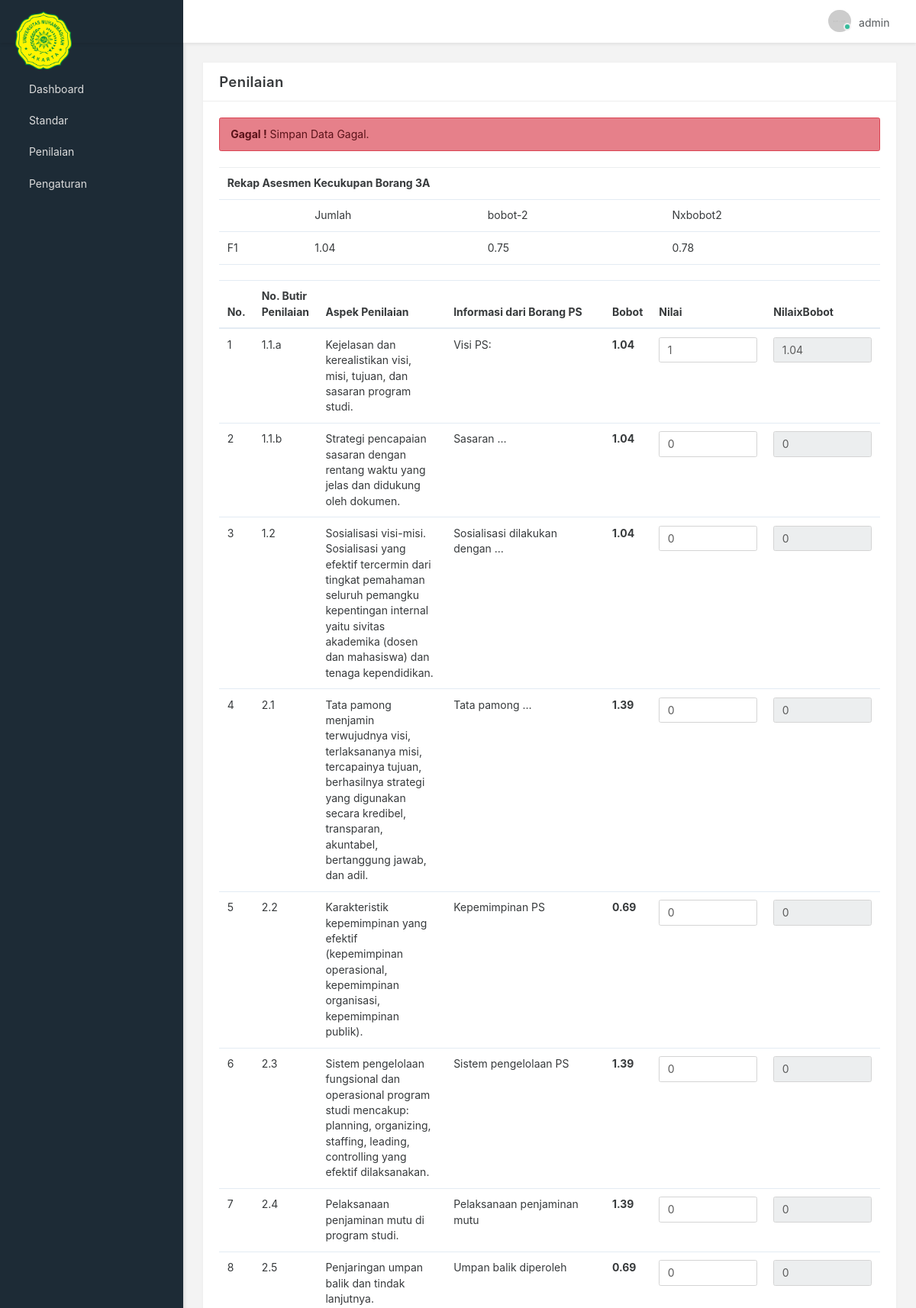
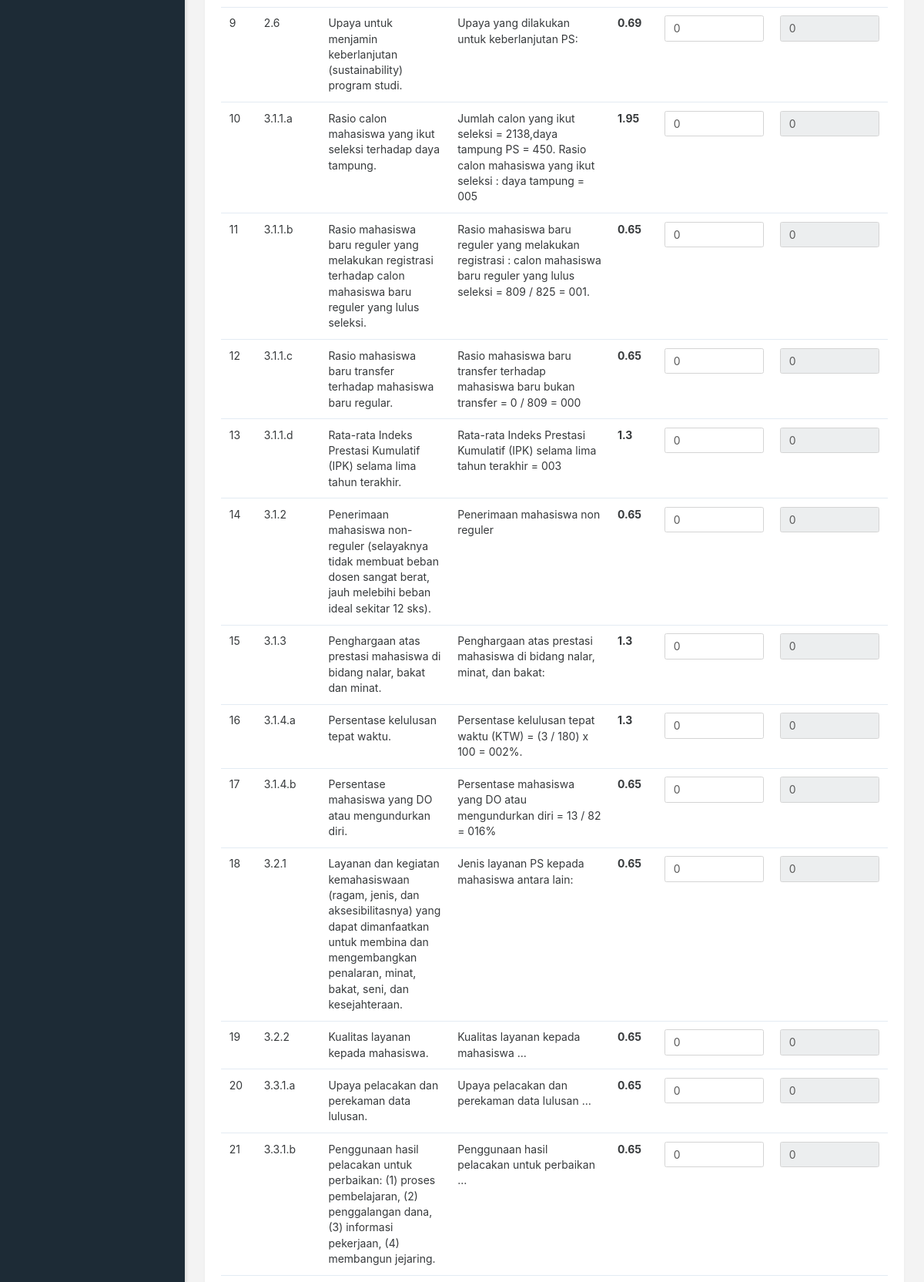
The app's page /index.php?page=penilaian&pesan=gagal (signed in, upper part) with its own data (2 pictures, top to bottom).
### tables this page shows
CREATE TABLE `master_penilaian` (
  `id` int(11) NOT NULL AUTO_INCREMENT,
  `no_butir_penilaian` varchar(20) DEFAULT NULL,
  `aspek_penilaian` text,
  `informasi_ps` text,
  `bobot` double DEFAULT NULL,
  PRIMARY KEY (`id`)
);

CREATE TABLE `penilaian` (
  `id` int(11) NOT NULL AUTO_INCREMENT,
  `id_penilaian` int(11) DEFAULT NULL,
  `nilai` double DEFAULT NULL,
  `nilaixbobot` double DEFAULT NULL,
  `created_at` timestamp NOT NULL DEFAULT CURRENT_TIMESTAMP,
  `updated_at` timestamp NULL DEFAULT NULL,
  PRIMARY KEY (`id`)
);

### view/standar/penilaian.php (the view, shortened to what this page needs)
<div class="row">
    <div class="col-xs-12">
        <div class="card">
            <div class="card-header">
                <h4 class="card-title">Penilaian</h4>
            </div>
            <div class="card-body collapse in">
                <div class="card-block card-dashboard">
                    <div id="alertlog">
                        <?php
                        if(isset($_GET['pesan'])){
                            if($_GET['pesan'] == "gagal"){ ?>
                                <div class="alert alert-danger mb-2" role="alert">
                                    <strong>Gagal !</strong> Simpan Data Gagal.
                                </div>
                            <?php }else if($_GET['pesan'] == "success"){ ?>
                                <div class="alert alert-success mb-2" role="alert">
                                    <strong>Berhasil !</strong> Simpan Data Berhasil.
                                </div>
                            <?php }
                        }
                        ?>
                    </div>
                    <form method="post" action="action/simpan_penilaian.php">
                    <div class="table-responsive">
                        <table class="table table-hover mb-0">
                            <tr>
                                <td colspan="4"><strong>Rekap Asesmen Kecukupan Borang 3A</strong></td>
                            </tr>
                            <tr>
                                <td>&nbsp;</td>
                                <td>Jumlah</td>
                                <td>bobot-2</td>
                                <td>Nxbobot2</td>
                            </tr>
                            <?php
                            $query = mysqli_query($koneksi, "SELECT SUM(nilaixbobot) as jumlah FROM penilaian");
                            $row = mysqli_fetch_assoc($query);
                            $jumlah = $row['jumlah'];
                            ?>
                            <tr>
                                <td>F1</td>
                                <td><?php echo $jumlah ?></td>
                                <td><?php echo '0.75' ?></td>
                                <td><?php echo $jumlah * 0.75 ?></td>
                            </tr>
                        </table>
                        <br>
                        <table class="table table-hover mb-0">
                            <thead>
                                <tr>
                                    <th>No.</th>
                                    <th>No. Butir Penilaian</th>
                                    <th>Aspek Penilaian</th>
                                    <th>Informasi dari Borang PS</th>
                                    <th>Bobot</th>
                                    <th width="150px">Nilai</th>
                                    <th width="150px">NilaixBobot</th>
                                </tr>
                            </thead>
                                <tbody>
                                    <?php
                                    $query_dokumen = "SELECT a.*, b.nilai, b.nilaixbobot
                                                        FROM master_penilaian a
                                                        LEFT JOIN penilaian b ON a.id = b.id_penilaian
                                                    ";
                                    $data = mysqli_query($koneksi, $query_dokumen);
                                    $count_data = mysqli_num_rows($data);
                                    if ($count_data > 0) {
                                        $no = 1;
                                        while ($row = mysqli_fetch_array($data))
                                        { ?>
                                            <tr>
                                                <td scope="row">
                                                    <?php echo $no; ?>
                                                </td>
                                                <td><?php echo $row['no_butir_penilaian'] ?></td>
                                                <td><?php echo $row['aspek_penilaian'] ?></td>
                                                <td><?php echo $row['informasi_ps'] ?></td>
                                                <td>
                                                    <strong><?php echo $row['bobot'] ?></strong>
                                                </td>
                                                <td>
                                                    <input type="text" class="form-control" name="nilai[]" value="<?php echo $row['nilai'] ?>">
                                                </td>
                                                <td>
                                                    <input type="text" class="form-control" name="nilaixbobot[]" value="<?php echo $row['nilaixbobot'] ?>" readonly>
                                                </td>
                                            </tr>
                                        <?php $no++; }
                                    }else{ ?>
                                        <tr>
                                            <td colspan="7"><center>Data tidak terseida.</center></td>
                                        </tr>
                                    <?php } ?>
                                </tbody>
                        </table>
                    </div>
                    <br>
                    </form>
                </div>
            </div>
        </div>
    </div>
</div>

### app-assets/css/app.css (style rules this page uses)
@media (max-width: 1366px) { html { font-size: 14px; } }
html { height: 100%; }
html body { height: 100%; background-color: #F3F3F3; direction: ltr; }
html body.fixed-navbar { padding-top: 4rem; }
@media screen and (min-width: 0px) { body:after { content: "xs - min-width: 0px"; } }
@media screen and (min-width: 544px) { body:after { content: "sm - min-width: 544px"; } }
@media screen and (min-width: 768px) { body:after { content: "md - min-width: 768px"; } }
@media screen and (min-width: 992px) { body:after { content: "lg - min-width: 992px"; } }
@media screen and (min-width: 1200px) { body:after { content: "xl - min-width: 1200px"; } }
body:after { display: none; }

### records on screen
master_penilaian: no_butir_penilaian "1.1.a", aspek_penilaian "Kejelasan dan kerealistikan visi, misi, tujuan, dan sasaran program studi.", informasi_ps "Visi PS:", bobot "1.04", nilai "1", nilaixbobot "1.04"
master_penilaian: no_butir_penilaian "1.1.b", aspek_penilaian "Strategi pencapaian sasaran dengan rentang waktu yang jelas dan didukung oleh dokumen.", informasi_ps "Sasaran …", bobot "1.04", nilai "0", nilaixbobot "0"
master_penilaian: no_butir_penilaian "1.2", aspek_penilaian "Sosialisasi visi-misi. Sosialisasi yang efektif tercermin dari tingkat pemahaman seluruh pemangku kepentingan internal yaitu sivitas akademika (dosen dan mahasiswa) dan tenaga kependidikan.", informasi_ps "Sosialisasi dilakukan dengan …", bobot "1.04", nilai "0", nilaixbobot "0"
master_penilaian: no_butir_penilaian "2.1", aspek_penilaian "Tata pamong menjamin terwujudnya visi, terlaksananya misi, tercapainya tujuan, berhasilnya strategi yang digunakan secara kredibel, transparan, akuntabel, bertanggung jawab, dan adil.", informasi_ps "Tata pamong …", bobot "1.39", nilai "0", nilaixbobot "0"
master_penilaian: no_butir_penilaian "2.2", aspek_penilaian "Karakteristik kepemimpinan yang efektif (kepemimpinan operasional, kepemimpinan organisasi, kepemimpinan publik).", informasi_ps "Kepemimpinan PS", bobot "0.69", nilai "0", nilaixbobot "0"
master_penilaian: no_butir_penilaian "2.3", aspek_penilaian "Sistem pengelolaan fungsional dan operasional program studi mencakup: planning, organizing, staffing, leading, controlling yang efektif dilaksanakan.", informasi_ps "Sistem pengelolaan PS", bobot "1.39", nilai "0", nilaixbobot "0"
master_penilaian: no_butir_penilaian "2.4", aspek_penilaian "Pelaksanaan penjaminan mutu di program studi.", informasi_ps "Pelaksanaan penjaminan mutu", bobot "1.39", nilai "0", nilaixbobot "0"
master_penilaian: no_butir_penilaian "2.5", aspek_penilaian "Penjaringan umpan balik dan tindak lanjutnya.", informasi_ps "Umpan balik diperoleh", bobot "0.69", nilai "0", nilaixbobot "0"
master_penilaian: no_butir_penilaian "2.6", aspek_penilaian "Upaya untuk menjamin keberlanjutan (sustainability) program studi.", informasi_ps "Upaya yang dilakukan untuk keberlanjutan PS:", bobot "0.69", nilai "0", nilaixbobot "0"
master_penilaian: no_butir_penilaian "3.1.1.a", aspek_penilaian "Rasio calon mahasiswa yang ikut seleksi terhadap daya tampung.", informasi_ps "Jumlah calon yang ikut seleksi = 2138,daya tampung PS = 450. Rasio calon mahasiswa yang ikut seleksi : daya tampung = 005", bobot "1.95", nilai "0", nilaixbobot "0"
master_penilaian: no_butir_penilaian "3.1.1.b", aspek_penilaian "Rasio mahasiswa baru reguler yang melakukan registrasi terhadap calon mahasiswa baru reguler yang lulus seleksi.", informasi_ps "Rasio mahasiswa baru reguler yang melakukan registrasi : calon mahasiswa baru reguler yang lulus seleksi = 809 / 825 = 001.", bobot "0.65", nilai "0", nilaixbobot "0"
master_penilaian: no_butir_penilaian "3.1.1.c", aspek_penilaian "Rasio mahasiswa baru transfer terhadap mahasiswa baru regular.", informasi_ps "Rasio mahasiswa baru transfer terhadap mahasiswa baru bukan transfer = 0 / 809 = 000", bobot "0.65", nilai "0", nilaixbobot "0"
master_penilaian: no_butir_penilaian "3.1.1.d", aspek_penilaian "Rata-rata Indeks Prestasi Kumulatif (IPK) selama lima tahun terakhir.", informasi_ps "Rata-rata Indeks Prestasi Kumulatif (IPK) selama lima tahun terakhir = 003", bobot "1.3", nilai "0", nilaixbobot "0"
master_penilaian: no_butir_penilaian "3.1.2", aspek_penilaian "Penerimaan mahasiswa non-reguler (selayaknya tidak membuat beban dosen sangat berat, jauh melebihi beban ideal sekitar 12 sks).", informasi_ps "Penerimaan mahasiswa non reguler", bobot "0.65", nilai "0", nilaixbobot "0"
master_penilaian: no_butir_penilaian "3.1.3", aspek_penilaian "Penghargaan atas prestasi mahasiswa di bidang nalar, bakat dan minat.", informasi_ps "Penghargaan atas prestasi mahasiswa di bidang nalar, minat, dan bakat:", bobot "1.3", nilai "0", nilaixbobot "0"
master_penilaian: no_butir_penilaian "3.1.4.a", aspek_penilaian "Persentase kelulusan tepat waktu.", informasi_ps "Persentase kelulusan tepat waktu (KTW) = (3 / 180) x 100 = 002%.", bobot "1.3", nilai "0", nilaixbobot "0"
master_penilaian: no_butir_penilaian "3.1.4.b", aspek_penilaian "Persentase mahasiswa yang DO atau mengundurkan diri.", informasi_ps "Persentase mahasiswa yang DO atau mengundurkan diri = 13 / 82 = 016%", bobot "0.65", nilai "0", nilaixbobot "0"
master_penilaian: no_butir_penilaian "3.2.1", aspek_penilaian "Layanan dan kegiatan kemahasiswaan (ragam, jenis, dan aksesibilitasnya) yang dapat dimanfaatkan untuk membina dan mengembangkan penalaran, minat, bakat, seni, dan kesejahteraan.", informasi_ps "Jenis layanan PS kepada mahasiswa antara lain:", bobot "0.65", nilai "0", nilaixbobot "0"
master_penilaian: no_butir_penilaian "3.2.2", aspek_penilaian "Kualitas layanan kepada mahasiswa.", informasi_ps "Kualitas layanan kepada mahasiswa …", bobot "0.65", nilai "0", nilaixbobot "0"
master_penilaian: no_butir_penilaian "3.3.1.a", aspek_penilaian "Upaya pelacakan dan perekaman data lulusan.", informasi_ps "Upaya pelacakan dan perekaman data lulusan …", bobot "0.65", nilai "0", nilaixbobot "0"
master_penilaian: no_butir_penilaian "3.3.1.b", aspek_penilaian "Penggunaan hasil pelacakan untuk perbaikan: (1) proses pembelajaran, (2) penggalangan dana, (3) informasi pekerjaan, (4) membangun jejaring.", informasi_ps "Penggunaan hasil pelacakan untuk perbaikan …", bobot "0.65", nilai "0", nilaixbobot "0"

### other values on screen
$_SESSION['username'] "admin"
$jumlah "1.04"
$jumlah * 0.75 "0.78"
